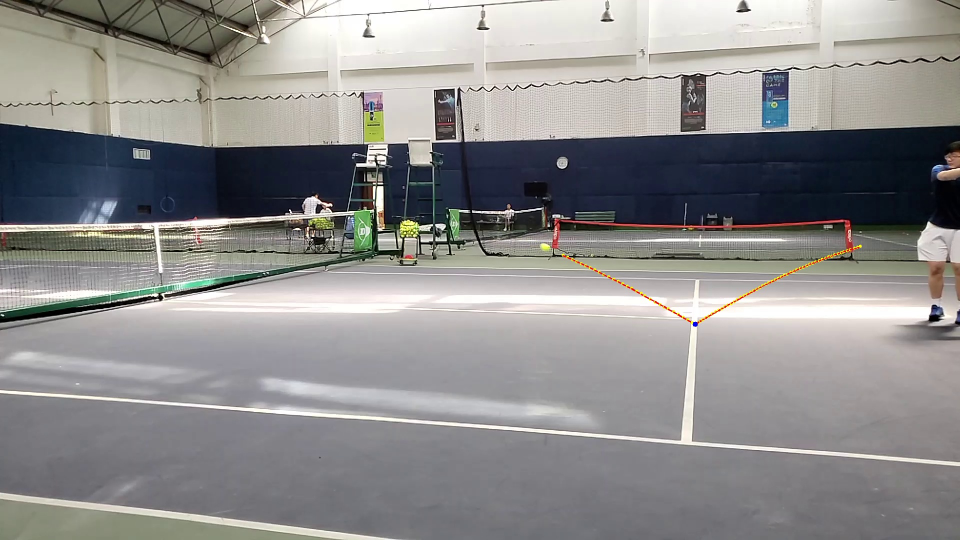
#> input picture 0301_slow_in-hard.jpg, 1920 x 1080 px (shown at 1/2 size)
$ python -i detect_all_in_video.py   (imports and definitions only)   (older library calls are emulated)
#> lines starting #> are read from the running program, lines starting #| are printed output that depends on the picture; after the words box and inside, x2 and y2 are one past the last pixel; in counts of white or black regions, pixels touching at a corner belong together
#> further down, picture is the input picture: shape (1080, 1920, 3); mean B, G, R 140.2, 140.9, 141.9
# -*- coding: utf-8 -*-
#------------------------------------------------------------

import time,os,sys,json,glob,copy,random,hashlib,cv2
import numpy as np
import lib_tennis

DEBUG_MSG=False


def detect_ball_in_one_frame_by_aspectratio(raw_frame):
    #--reference: https://github.com/aditirao7/tennis_ball_detection
    #--input: raw_frame: one capture frame from video
    #--output: list of (cX,cY,areac,aream,aspect_ratio,solidity)

    frame = raw_frame.copy()

    frame = cv2.GaussianBlur(frame, (3, 3), 0)
    hsv = cv2.cvtColor(frame, cv2.COLOR_BGR2HLS_FULL)
#> hsv: shape (1080, 1920, 3); mean of channels 0, 1, 2 104.2, 141.1, 34.7

    greenlower = np.array([42, 80, 61])
    greenupper = np.array([67, 226, 255])
    # greenlower = np.array([29, 37, 63])
    # greenupper = np.array([145, 255, 255])
    mask = cv2.inRange(hsv, greenlower, greenupper)
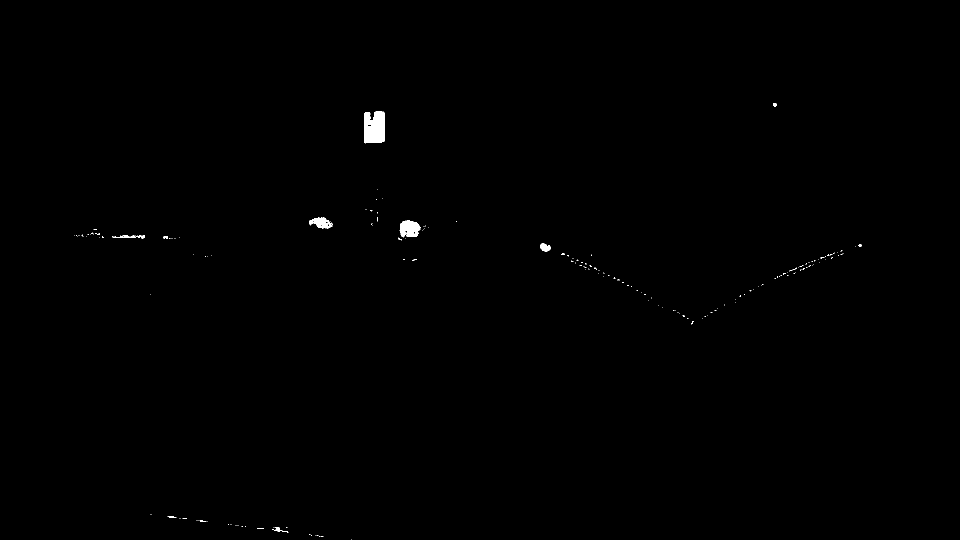
#> mask: shape (1080, 1920) (shown at 1/2 size); 0.25% white; 183 white regions (171 under 20 px), largest, box (x1, y1, x2, y2) and area: (729, 223, 770, 287) 2312, (799, 440, 841, 475) 1041, (619, 434, 666, 458) 589

    kernel = np.ones((5, 5), np.uint8)
    mask=cv2.erode(mask,kernel,iterations = 1)
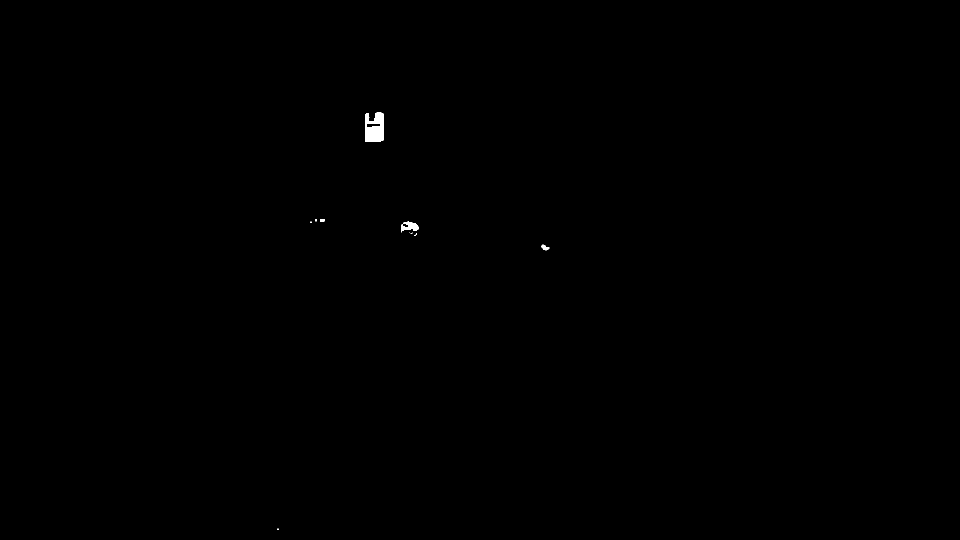
#> mask: shape (1080, 1920) (shown at 1/2 size); 0.11% white; 10 white regions (6 under 20 px), largest, box (x1, y1, x2, y2) and area: (731, 225, 768, 284) 1707, (802, 443, 838, 465) 433, (1083, 489, 1099, 501) 111, (640, 438, 650, 443) 47
    mask = cv2.dilate(mask, kernel, iterations=10)
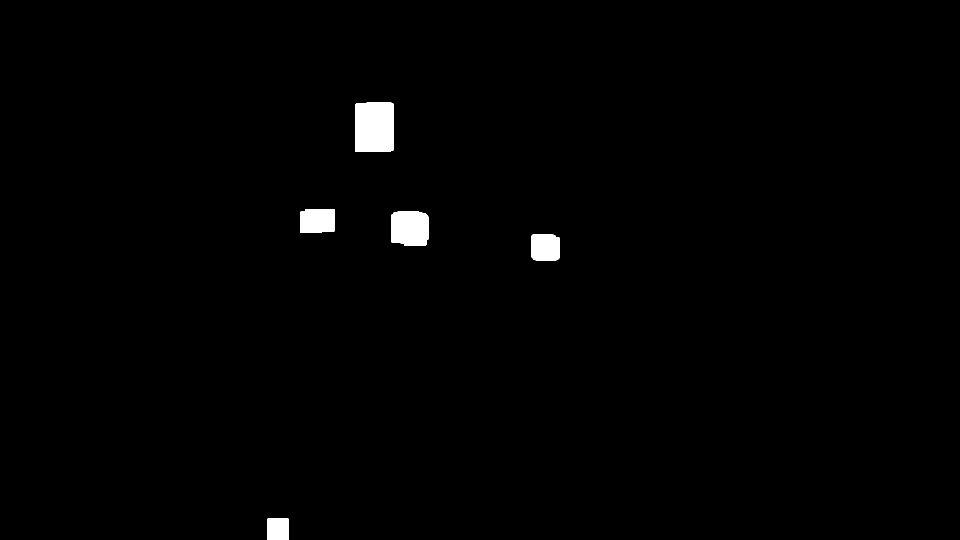
#> mask: shape (1080, 1920) (shown at 1/2 size); 0.97% white; 5 white regions, box (x1, y1, x2, y2) and area: (711, 205, 788, 304) 7515, (782, 423, 858, 491) 4845, (601, 418, 670, 466) 3182, (1063, 469, 1119, 521) 2831, (535, 1037, 577, 1080) 1806
    mask = cv2.erode(mask, kernel, iterations=4)
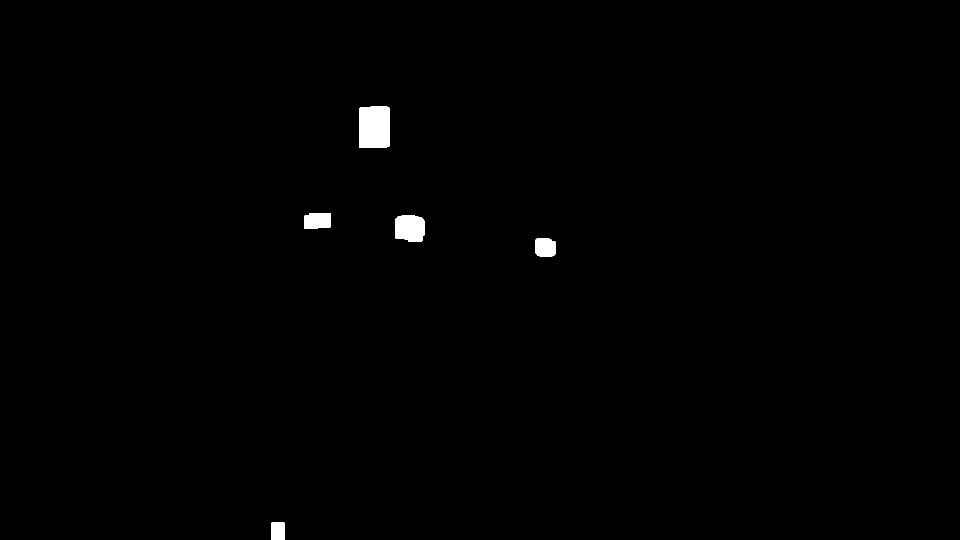
#> mask: shape (1080, 1920) (shown at 1/2 size); 0.56% white; 5 white regions

    ret, thresh = cv2.threshold(mask, 200, 255, 0)
    _, contours, hierarchy = cv2.findContours(thresh, cv2.RETR_EXTERNAL, cv2.CHAIN_APPROX_SIMPLE)
#> contours = 5 contours; box (x1, y1, x2, y2) and area: (719, 213, 780, 296) 4817, (790, 431, 850, 483) 2696, (609, 426, 662, 458) 1484, (1071, 477, 1111, 513) 1292, (543, 1045, 569, 1080) 850
    res = cv2.bitwise_and(frame, frame, mask=mask)
    res_list=[]
    for c in contours:
        M = cv2.moments(c)
        cX = int(M["m10"] / M["m00"])
        cY = int(M["m01"] / M["m00"])
        if M["m00"] != 0:
            cX = int(M["m10"] / M["m00"])
            cY = int(M["m01"] / M["m00"])
        else:
            cX, cY = 0, 0
        x, y, w, h = cv2.boundingRect(c)
        aspect_ratio = float(w) / h
        (x, y), radius = cv2.minEnclosingCircle(c)
        x = np.int(x)
        y = np.int(y)
        radius = np.int(radius)
        areac = M["m00"]
        aream = np.pi * radius ** 2
        hull = cv2.convexHull(c)
        hull_area = cv2.contourArea(hull)
        solidity = 0
        if hull_area != 0:
            solidity = float(areac) / hull_area
        if DEBUG_MSG:
            print((x, y), '\t', (cX, cY), '\t', areac, '\t', aream, '\t', aspect_ratio, '\t', solidity)


        res_list.append((int(cX),int(cY),areac,aream,aspect_ratio,solidity))
#> this loop made 5 passes
#> (c, x, y, w, h, aspect_ratio) on pass 1: ([[543, 1045], [543, 1079], [568, 1079], [568, 1045]], 555, 1062, 26, 35, 0.743)
#> (x, y, w, h, aspect_ratio, radius) on passes 2 to 5: (1090, 493, 40, 36, 1.11, 24), (818, 458, 60, 52, 1.15, 34), (635, 442, 53, 32, 1.66, 30), (748, 254, 61, 83, 0.735, 49)
#> after the loop, res_list = [(555, 1062, 850, 1385.4, 0.743, 1), (1090, 494, 1292, 1809.6, 1.11, 0.989), (819, 455, 2696.5, 3631.7, 1.15, 0.966), (634, 441, 1484.5, 2827.4, 1.66, 0.962), (748, 254, 4817, 7543, 0.735, 0.992)]
    return res_list


# [175 lines left out: functions detect_motion_in_one_frame_by_BackgroundSubtractor, get_phase1_from_motion_and_ball, detect_ball_phase1, get_curve_list_of_three_parts, detect_ball_phase2, detect_ball_in_video and 2 more, not called in this run]


def main_test(video_file):
    return

def main(video_file):
    res_phase2,curve_list = detect_ball_in_video(video_file)
    find_bounce_point(video_file,res_phase2,curve_list)


# [3 lines not run here, left out]

>>> import cv2
>>> picture = cv2.imread('0301_slow_in-hard.jpg')
>>> result = detect_ball_in_one_frame_by_aspectratio(picture)
#> result has the same summary as res_list in detect_ball_in_one_frame_by_aspectratio
